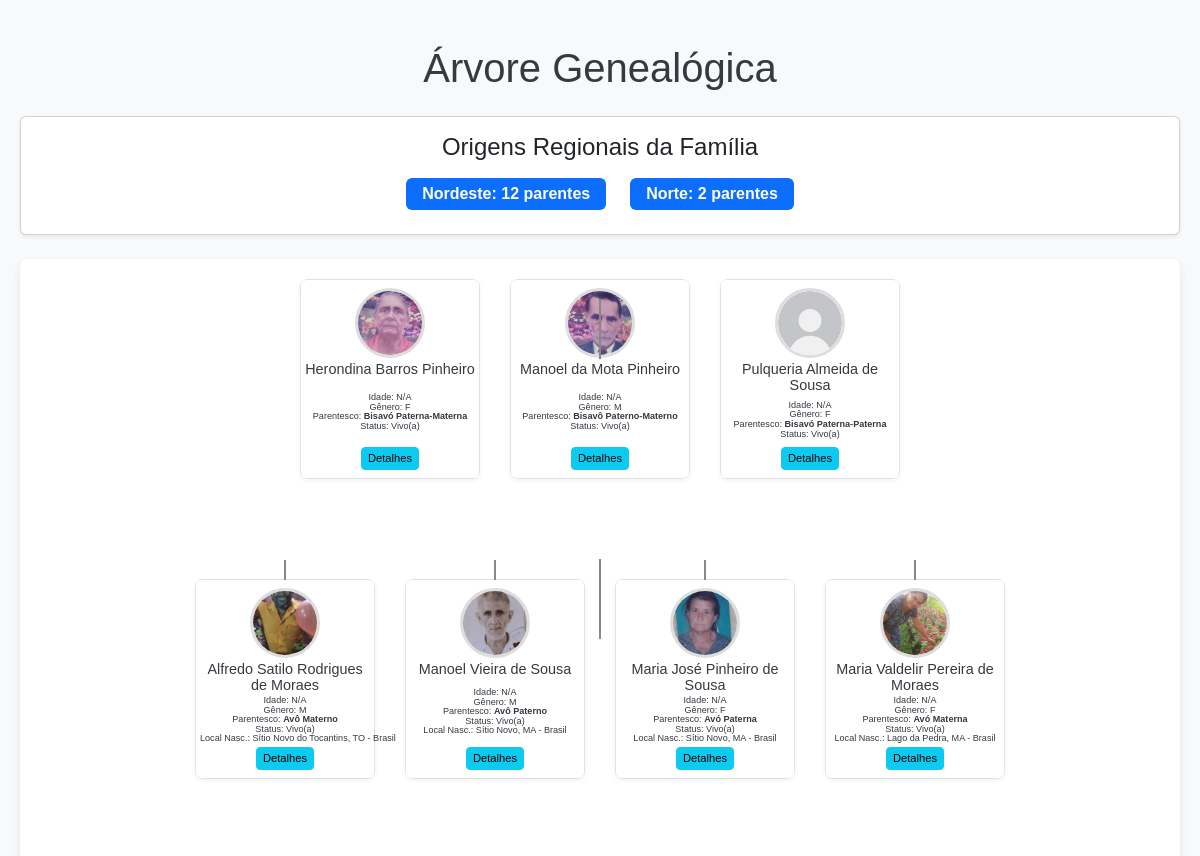
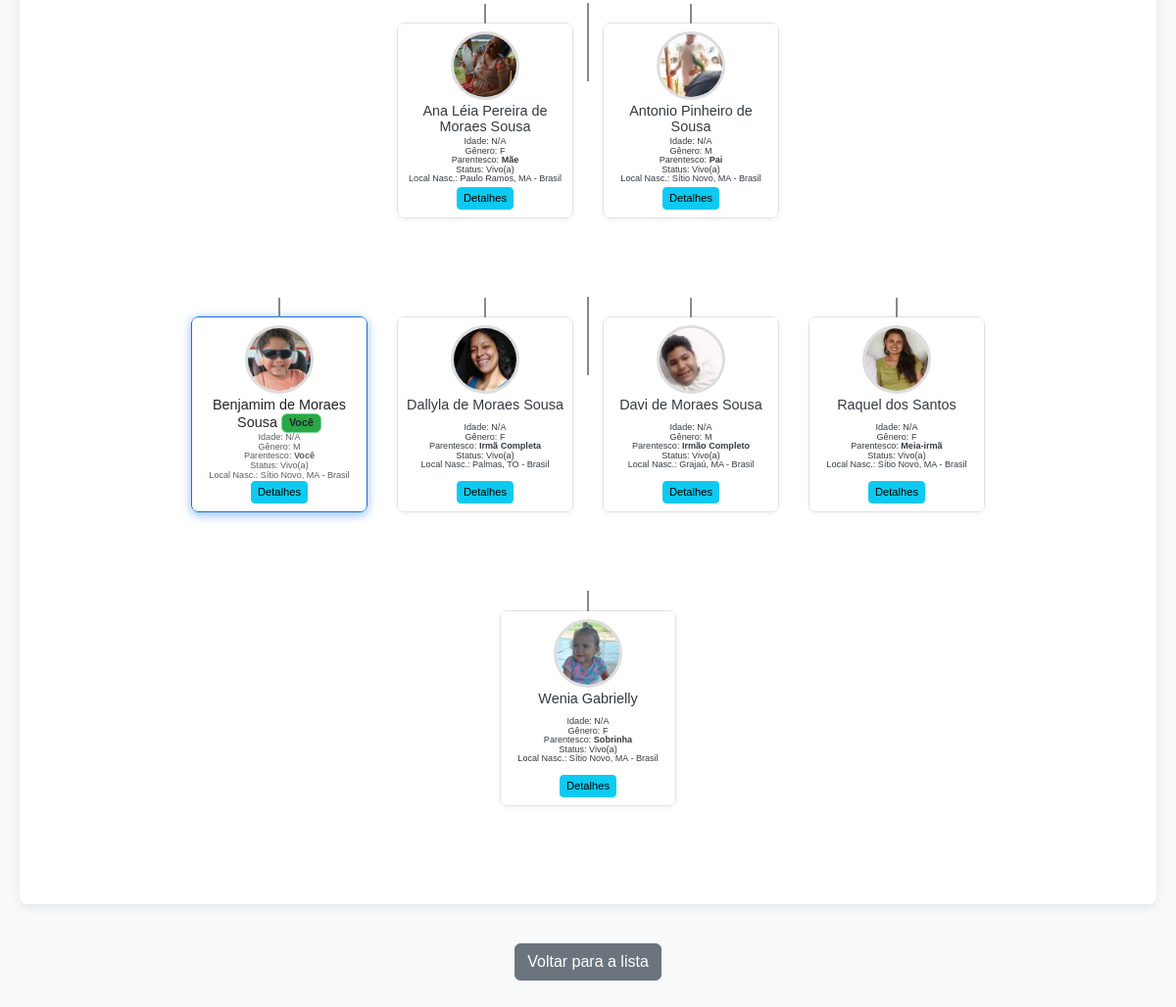
/pessoas/arvore/2/, run on the app's committed database (2 pictures, top to bottom).
### pessoas/models.py (models this page shows, shortened)
class Pessoa(models.Model):
    nome = models.CharField(max_length=100)
    data_nascimento = models.DateField(null=True, blank=True)
    data_falecimento = models.DateField(null=True, blank=True)
    data_falecimento_incerta = models.CharField(
        max_length=100,
        blank=True,
        null=True,
        verbose_name="Data de Falecimento (Incerta)",
        help_text="Ex: 'cerca de 1950', 'antes de 1990', 'final do século XX'. Preenche se a data exata for desconhecida."
    )
    genero = models.CharField(max_length=10, choices=[('M', 'Masculino'), ('F', 'Feminino')])
    pai = models.ForeignKey('self', null=True, blank=True, related_name='filhos_do_pai', on_delete=models.SET_NULL)
    mae = models.ForeignKey('self', null=True, blank=True, related_name='filhos_da_mae', on_delete=models.SET_NULL)
    foto = models.ImageField(upload_to='fotos_pessoas/', null=True, blank=True)
    historia_pessoal = models.TextField(null=True, blank=True)
    local_nascimento = models.CharField(max_length=200, blank=True, null=True, verbose_name="Local de Nascimento")
    estado_nascimento = models.CharField(
        max_length=2, # Ex: 'SP', 'MG', 'TO'
        blank=True,
        null=True,
        verbose_name="Estado de Nascimento (UF)",
        help_text="Sigla do estado (ex: SP, MG, TO). Usado para as Origens Regionais."
    )
    def get_age(self):
        return None
    def is_deceased(self):
        return self.data_falecimento is not None or bool(self.data_falecimento_incerta)
    def get_status_vida_display(self):
        if self.is_deceased():
            if self.data_falecimento:
                return "Falecido(a)"
            elif self.data_falecimento_incerta:
                return f"Falecido(a) ({self.data_falecimento_incerta})"
        return "Vivo(a)"
    def get_default_photo_url(self):
        return staticfiles_storage.url('pessoas/img/sem-foto.jpg')
    def get_relationship_to_user(self, user_pessoa):
        if not isinstance(user_pessoa, Pessoa):
            return "Pessoa na Árvore (Referência Inválida)"
        if self == user_pessoa:
            return "Você"
        if self.pk == user_pessoa.pai_id:
            return "Pai"
        if self.pk == user_pessoa.mae_id:
            return "Mãe"
        if self.pai == user_pessoa:
            return "Filho" if self.genero == 'M' else "Filha"
        if self.mae == user_pessoa:
            return "Filho" if self.genero == 'M' else "Filha"
        if user_pessoa.pai:
            if self.pk == user_pessoa.pai.pai_id:
                return "Avô Paterno"
            if self.pk == user_pessoa.pai.mae_id:
                return "Avó Paterna"
        if user_pessoa.mae:
            if self.pk == user_pessoa.mae.pai_id:
                return "Avô Materno"
            if self.pk == user_pessoa.mae.mae_id:
                return "Avó Materna"
        user_children = user_pessoa.filhos_do_pai.all() | user_pessoa.filhos_da_mae.all()
        for child in user_children.distinct():
            if self.pai == child or self.mae == child:
                return "Neto" if self.genero == 'M' else "Neta"
        if user_pessoa.pai:
            if user_pessoa.pai.pai:
                if self.pk == user_pessoa.pai.pai.pai_id:
                    return "Bisavô Paterno-Paterno"
                if self.pk == user_pessoa.pai.pai.mae_id:
                    return "Bisavó Paterna-Paterna"
            if user_pessoa.pai.mae:
                if self.pk == user_pessoa.pai.mae.pai_id:
                    return "Bisavô Paterno-Materno"
                if self.pk == user_pessoa.pai.mae.mae_id:
                    return "Bisavó Paterna-Materna"
        if user_pessoa.mae:
            if user_pessoa.mae.pai:
                if self.pk == user_pessoa.mae.pai.pai_id:
                    return "Bisavô Materno-Paterno"
                if self.pk == user_pessoa.mae.pai.mae_id:
                    return "Bisavó Materna-Paterna"
            if user_pessoa.mae.mae:
                if self.pk == user_pessoa.mae.mae.pai_id:
                    return "Bisavô Materno-Materno"
                if self.pk == user_pessoa.mae.mae.mae_id:
                    return "Bisavó Materna-Materna"
        ancestors_of_user = user_pessoa._get_ancestors_with_levels()
        descendants_of_user = user_pessoa._get_descendants_with_levels()
        if self.pk in ancestors_of_user and ancestors_of_user[self.pk] == 3:
            return "Bisavô" if self.genero == 'M' else "Bisavó"
        if self.pk in descendants_of_user and descendants_of_user[self.pk] == 3:
            return "Bisneto" if self.genero == 'M' else "Bisneta"
        common_father = (self.pai and user_pessoa.pai and self.pai == user_pessoa.pai)
        common_mother = (self.mae and user_pessoa.mae and self.mae == user_pessoa.mae)
        if common_father and common_mother:
            return "Irmão Completo" if self.genero == 'M' else "Irmã Completa"
        elif common_father or common_mother:
            return "Meio-irmão" if self.genero == 'M' else "Meia-irmã"
        if user_pessoa.pai:
            if user_pessoa.pai.pai and self.pk in [s.pk for s in user_pessoa.pai.pai.filhos_do_pai.all() if s.pk != user_pessoa.pai.pk]:
                 return "Tio Paterno" if self.genero == 'M' else "Tia Paterna"
            if user_pessoa.pai.mae and self.pk in [s.pk for s in user_pessoa.pai.mae.filhos_da_mae.all() if s.pk != user_pessoa.pai.pk]:
                 return "Tio Paterno" if self.genero == 'M' else "Tia Paterna"
        if user_pessoa.mae:
            if user_pessoa.mae.pai and self.pk in [s.pk for s in user_pessoa.mae.pai.filhos_do_pai.all() if s.pk != user_pessoa.mae.pk]:
                 return "Tio Materno" if self.genero == 'M' else "Tia Materna"
            if user_pessoa.mae.mae and self.pk in [s.pk for s in user_pessoa.mae.mae.filhos_da_mae.all() if s.pk != user_pessoa.mae.pk]:
                 return "Tio Materno" if self.genero == 'M' else "Tia Materna"
        brothers_sisters_of_user = user_pessoa._get_siblings()
        for sibling in brothers_sisters_of_user:
            if self.pai == sibling or self.mae == sibling:
                return "Sobrinho" if self.genero == 'M' else "Sobrinha"
    def _get_ancestors_with_levels(self):
        ancestors = {}
        queue = deque([(self, 0)])
        visited = {self.pk}
        while queue:
            current_person, level = queue.popleft()
            if current_person.pai and current_person.pai.pk not in visited:
                ancestors[current_person.pai.pk] = level + 1
                visited.add(current_person.pai.pk)
                queue.append((current_person.pai, level + 1))
            if current_person.mae and current_person.mae.pk not in visited:
                ancestors[current_person.mae.pk] = level + 1
                visited.add(current_person.mae.pk)
                queue.append((current_person.mae, level + 1))
        return ancestors
    def _get_descendants_with_levels(self):
        descendants = {}
        queue = deque([(self, 0)])
        visited = {self.pk}
        while queue:
            current_person, level = queue.popleft()
            children = current_person.filhos_do_pai.all() | current_person.filhos_da_mae.all()
            for child in children.distinct():
                if child.pk not in visited:
                    descendants[child.pk] = level + 1
                    visited.add(child.pk)
                    queue.append((child, level + 1))
        return descendants
    def _get_siblings(self):
        siblings = Pessoa.objects.none()
        if self.pai:
            siblings = siblings | self.pai.filhos_do_pai.all()
        if self.mae:
            siblings = siblings | self.mae.filhos_da_mae.all()
        return siblings.exclude(pk=self.pk).distinct()

### pessoas/views.py (the view, shortened to what this page needs)
# urls.py: path('pessoas/arvore/', views.arvore_genealogica, name='arvore_genealogica_default'),
def arvore_genealogica(request, pessoa_id=None):
    global _global_nodes_map, _global_families_map, _user_ref_for_rel, _pessoa_raiz_global
    _global_nodes_map = {}
    _global_families_map = {}
    _user_ref_for_rel = None
    _pessoa_raiz_global = None
    user_pessoa_id_from_session = request.session.get('user_selected_person_id')
    user_person_obj_for_tree_ref = None
    if user_pessoa_id_from_session:
        try:
            user_person_obj_for_tree_ref = Pessoa.objects.get(pk=user_pessoa_id_from_session)
        except Pessoa.DoesNotExist:
            user_person_obj_for_tree_ref = None
            del request.session['user_selected_person_id']
    pessoa_raiz = None
    if pessoa_id:
        pessoa_raiz = get_object_or_404(Pessoa.objects.all(), pk=pessoa_id)
    elif user_person_obj_for_tree_ref:
        pessoa_raiz = user_person_obj_for_tree_ref
    if not pessoa_raiz:
        return render(request, 'pessoas/arvore_simples.html', {'message': 'Nenhuma pessoa cadastrada para exibir a árvore.'})
    _user_ref_for_rel = user_person_obj_for_tree_ref if user_person_obj_for_tree_ref else pessoa_raiz
    _pessoa_raiz_global = pessoa_raiz
    _populate_all_tree_data(pessoa_raiz)
    regioes_contagem = {}
    for person_pk, person_data in _global_nodes_map.items():
        if 'estado_nascimento' in person_data and person_data['estado_nascimento']:
            estado_uf = person_data['estado_nascimento'].upper()
            if estado_uf in UF_TO_REGIAO:
                regiao = UF_TO_REGIAO[estado_uf]
                regioes_contagem[regiao] = regioes_contagem.get(regiao, 0) + 1
            else: # Se o estado não está no mapeamento (talvez estrangeiro ou UF inválida)
                regioes_contagem['Outras Regiões/Estrangeiro'] = regioes_contagem.get('Outras Regiões/Estrangeiro', 0) + 1
    regioes_para_template = []
    for regiao, count in regioes_contagem.items():
        regioes_para_template.append({'regiao': regiao, 'count': count})
    regioes_para_template.sort(key=lambda x: x['count'], reverse=True)
    tree_levels_data = {}
    person_to_level = {}
    queue_levels = deque([(pessoa_raiz, 0)])
    visited_pks_for_levels = {pessoa_raiz.pk}
    while queue_levels:
        current_obj_orm, level = queue_levels.popleft()
        person_to_level[current_obj_orm.pk] = level
        if current_obj_orm.pai and current_obj_orm.pai.pk not in visited_pks_for_levels:
            queue_levels.append( (current_obj_orm.pai, level - 1) )
            visited_pks_for_levels.add(current_obj_orm.pai.pk)
        if current_obj_orm.mae and current_obj_orm.mae.pk not in visited_pks_for_levels:
            queue_levels.append( (current_obj_orm.mae, level - 1) )
            visited_pks_for_levels.add(current_obj_orm.mae.pk)
        all_children_of_current = Pessoa.objects.filter(pai=current_obj_orm) | Pessoa.objects.filter(mae=current_obj_orm)
        for child_obj_orm in all_children_of_current.distinct():
            if child_obj_orm.pk not in visited_pks_for_levels:
                queue_levels.append( (child_obj_orm, level + 1) )
                visited_pks_for_levels.add(child_obj_orm.pk)
    min_level = min(person_to_level.values()) if person_to_level else 0
    max_level = max(person_to_level.values()) if person_to_level else 0
    final_tree_structure_for_template = []
    for level_idx in range(min_level, max_level + 1):
        people_in_this_level = []
        for person_pk in person_to_level:
            if person_to_level[person_pk] == level_idx:
                people_in_this_level.append(_global_nodes_map[person_pk])
        people_in_this_level.sort(key=lambda x: x['nome'])
        final_tree_structure_for_template.append({
            'level': level_idx,
            'nodes': people_in_this_level
        })
    context = {
        'all_tree_data': {
            'persons': _global_nodes_map,
            'families': _global_families_map,
        },
        'root_display_unit_id': _global_nodes_map[pessoa_raiz.pk].get('parent_family_id') or f"family_{pessoa_raiz.pk}_solo_root",
        'user_pessoa': user_person_obj_for_tree_ref,
        'tree_levels': final_tree_structure_for_template,
        'regioes_familiares': regioes_para_template, # NOVO: Dados das regiões para o template
    }
    return render(request, 'pessoas/arvore_simples.html', context)

### templates/pessoas/arvore_simples.html (shortened to what this page needs)
<!DOCTYPE html>
<html lang="pt-br">
<head>
    <link
      href="https://cdn.jsdelivr.net/npm/bootstrap@5.3.3/dist/css/bootstrap.min.css"
      rel="stylesheet"
    />
</head>
<body>
    <div class="container mt-4">
        <h1 class="mb-4">Árvore Genealógica</h1>
        {% load custom_filters %}
        {% if regioes_familiares %}
        <div class="card p-3 mb-4 shadow-sm">
            <h4 class="card-title text-center mb-3">Origens Regionais da Família</h4>
            <div class="row justify-content-center">
                {% for item in regioes_familiares %}
                <div class="col-auto mb-2">
                    <span class="badge bg-primary fs-6 py-2 px-3">
                        {{ item.regiao }}: {{ item.count }} parentes
                    </span>
                </div>
                {% endfor %}
            </div>
        </div>
        {% endif %}
        {% if message %}
            <div class="alert alert-warning">{{ message }}</div>
        {% elif tree_levels %}
            <div class="tree-container">
                {% for level_data in tree_levels %}
                    <div class="tree-level">
                        {% for person_data in level_data.nodes %}
                            <div class="person-card {% if person_data.is_root_display_node %}is-root-node{% endif %}">
                                {% include 'pessoas/_person_card.html' with person_data=person_data %}
                            </div>
                        {% endfor %}
                    </div>
                {% endfor %}
            </div>
        {% else %}
            <div class="alert alert-warning">Nenhuma pessoa para exibir a árvore.</div>
        {% endif %}
        <div class="back-button-container">
            <a href="{% url 'lista_pessoas' %}" class="btn btn-secondary">Voltar para a lista</a>
        </div>
    </div>
</body>
</html>

### templates/pessoas/_person_card.html (shortened to what this page needs)
{% load custom_filters %}
<div class="card person-card-inner-content h-100 border-0 {% if person_data.is_user_selected %}is-user-selected-card{% endif %}">
    <div class="card-body d-flex flex-column align-items-center py-2 px-1">
        <img src="{{ person_data.foto_url }}" alt="{{ person_data.nome }}" class="img-fluid rounded-circle mb-1" style="width: 70px; height: 70px; object-fit: cover; border: 3px solid #ddd;">
        <h5 class="card-title name text-center mb-0 flex-shrink-0" style="font-size: 0.9em; line-height: 1.1;">
            {{ person_data.nome }} {% if person_data.is_user_selected %} <span class="badge bg-success" style="color: #212529 !important;">Você</span>{% endif %}
        </h5>
        <div class="details text-muted text-center flex-grow-1 d-flex flex-column justify-content-center w-100" style="font-size: 0.65em; line-height: 1.05;">
            <small class="text-nowrap d-block">Idade: {% if person_data.idade %}{{ person_data.idade }}{% else %}N/A{% endif %}</small>
            <small class="text-nowrap d-block">Gênero: {{ person_data.genero }}</small>
            <small class="text-nowrap d-block">Parentesco: <strong>{{ person_data.relacao }}</strong></small>
            <small class="text-nowrap d-block">Status: {{ person_data.status_vida }}</small>
            {% if person_data.local_nascimento %}
                <small class="text-nowrap d-block">Local Nasc.: {{ person_data.local_nascimento }}</small>
            {% endif %}
        </div>
        <button class="btn btn-sm btn-info mt-auto" data-bs-toggle="modal" data-bs-target="#personDetailsModal" data-person-id="{{ person_data.id }}" style="font-size: 0.7em; padding: 0.2em 0.5em;">
            Detalhes
        </button>
    </div>
</div>

### data on the page
Pessoa: nome "Herondina Barros Pinheiro"
Pessoa: nome "Manoel da Mota Pinheiro"
Pessoa: nome "Pulqueria Almeida de Sousa"
Pessoa: nome "Alfredo Satilo Rodrigues de Moraes", local_nascimento "Sítio Novo do Tocantins, TO - Brasil"
Pessoa: nome "Manoel Vieira de Sousa", local_nascimento "Sítio Novo, MA - Brasil"
Pessoa: nome "Maria José Pinheiro de Sousa", local_nascimento "Sítio Novo, MA - Brasil"
Pessoa: nome "Maria Valdelir Pereira de Moraes", local_nascimento "Lago da Pedra, MA - Brasil"
Pessoa: nome "Ana Léia Pereira de Moraes Sousa", local_nascimento "Paulo Ramos, MA - Brasil"
Pessoa: nome "Antonio Pinheiro de Sousa", local_nascimento "Sítio Novo, MA - Brasil"
Pessoa: nome "Benjamim de Moraes Sousa", local_nascimento "Sítio Novo, MA - Brasil"
Pessoa: nome "Dallyla de Moraes Sousa", local_nascimento "Palmas, TO - Brasil"
Pessoa: nome "Davi de Moraes Sousa", local_nascimento "Grajaú, MA - Brasil"
Pessoa: nome "Raquel dos Santos", local_nascimento "Sítio Novo, MA - Brasil"
Pessoa: nome "Wenia Gabrielly", local_nascimento "Sítio Novo, MA - Brasil"

### other printed values
{{ item.regiao }} "Nordeste" "Norte"
{{ item.count }} "12" "2"
{{ person_data.genero }} "F" "M" "F" "M" "M" "F" "F" "F" "M" "M" "F" "M" "F" "F"
{{ person_data.relacao }} "Bisavó Paterna-Materna" "Bisavô Paterno-Materno" "Bisavó Paterna-Paterna" "Avô Materno" "Avô Paterno" "Avó Paterna" "Avó Materna" "Mãe" "Pai" "Você" "Irmã Completa" "Irmão Completo" "Meia-irmã" "Sobrinha"
{{ person_data.status_vida }} "Vivo(a)" "Vivo(a)" "Vivo(a)" "Vivo(a)" "Vivo(a)" "Vivo(a)" "Vivo(a)" "Vivo(a)" "Vivo(a)" "Vivo(a)" "Vivo(a)" "Vivo(a)" "Vivo(a)" "Vivo(a)"
